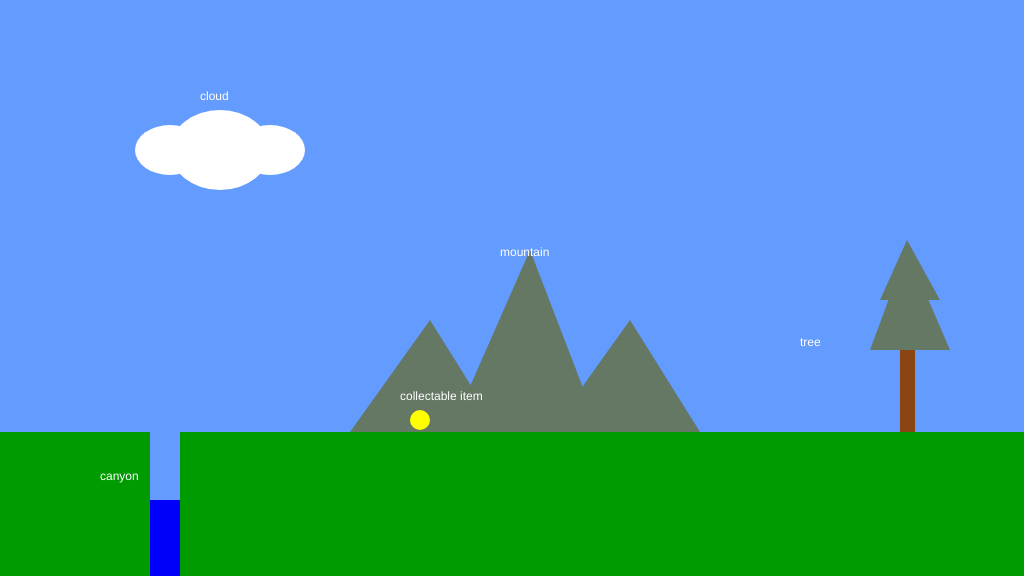
Frame 1 (no input)
Frame 60 (no input): identical to frame 1, image omitted
Frame 120 (the mouse pressed at the canvas centre since frame 60): identical to frame 1, image omitted

The p5.js sketch that drew this single still picture (run headless with seeded random() and noise() and a simulated clock; from frame 60 on, the mouse is pressed at the canvas centre):

// p5.js sketch
// ── sketch.js
/*

The Game Project

1 - Background Scenery

Use p5 drawing functions such as rect, ellipse, line, triangle and
point to draw the scenery as set out in the code comments. The items
should appear next to the text titles.

Each bit of scenery is worth two marks:

0 marks = not a reasonable attempt
1 mark = attempted but it's messy or lacks detail
2 marks = you've used several shape functions to create the scenery

I've given titles and chosen some base colours, but feel free to
imaginatively modify these and interpret the scenery titles loosely to
match your game theme.


WARNING: Do not get too carried away. If you're shape takes more than 5 lines
of code to draw then you've probably over done it.


*/

function setup()
{
	createCanvas(1024, 576);
}

function draw()
{
	background(100, 155, 255); //fill the sky blue

	noStroke();
	fill(0,155,0);
	rect(0, 432, 1024, 144); //draw some green ground

	//1. a cloud in the sky
	//... add your code here
	fill(255,255,255);
	ellipse(220,150,100,80);
	ellipse(170,150,70,50);
	ellipse(270,150,70,50);

	noStroke();
	fill(255);
	text("cloud", 200, 100);

	//2. a mountain in the distance
	//... add your code here
	fill(100,120,100);
	triangle(530,250,450,432,600,432);
	triangle(430,320,350,432,500,432);
	triangle(630,320,550,432,700,432);


	noStroke();
	fill(255);
	text("mountain", 500, 256);

	//3. a tree
	//... add your code here
	fill(139,69,19);
	rect(900,300,15,132);
	fill(100,120,100);
	triangle(907,250,870,350,950,350);
	triangle(907,240,880,300,940,300);

	noStroke();
	fill(255);
	text("tree", 800, 346);

	//4. a canyon
	//NB. the canyon should go from ground-level to the bottom of the screen

	//... add your code here
	fill(100, 155, 255);
	rect(150,432,30,80);
	fill(0,0,250);
	rect(150,500,30,80);

	noStroke();
	fill(255);
	text("canyon", 100, 480);

	//5. a collectable token - eg. a jewel, fruit, coins
	//... add your code here
	fill(255,255,0);
	ellipse(420,420,20,20);

	noStroke();
	fill(255);
	text("collectable item", 400, 400);
}
